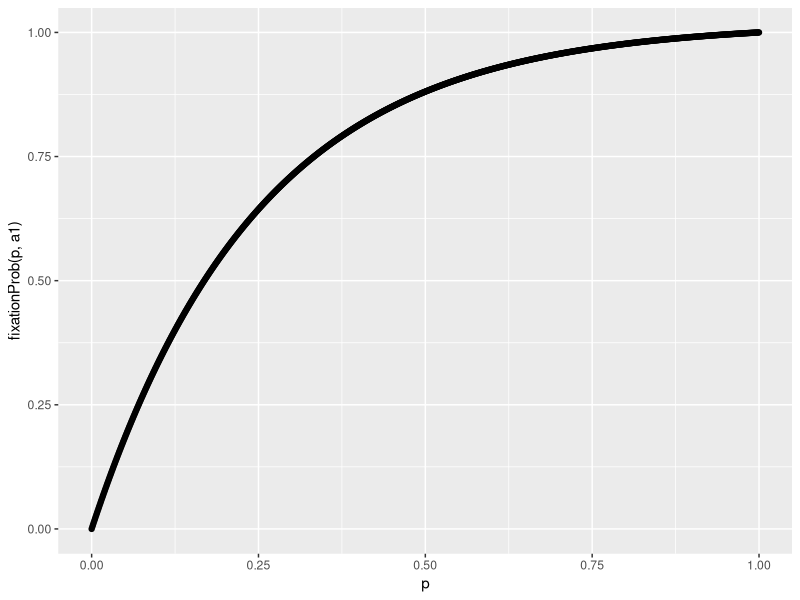
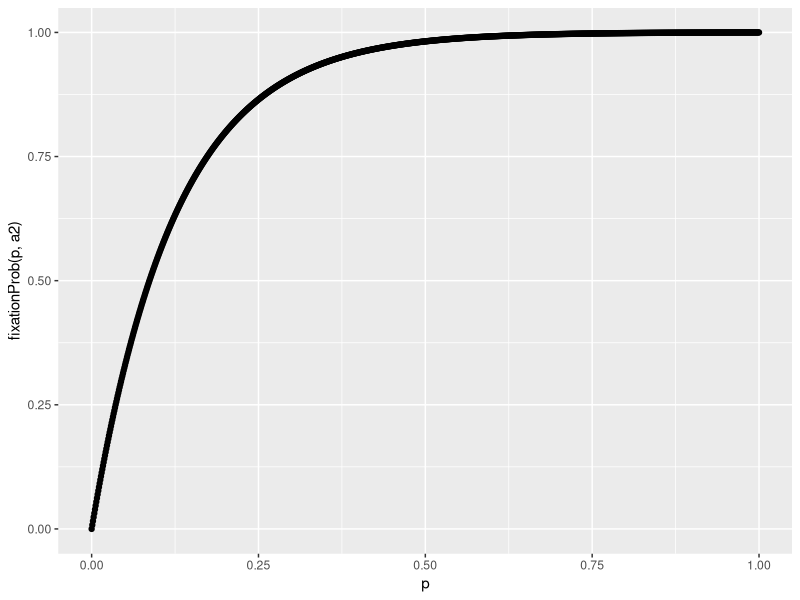
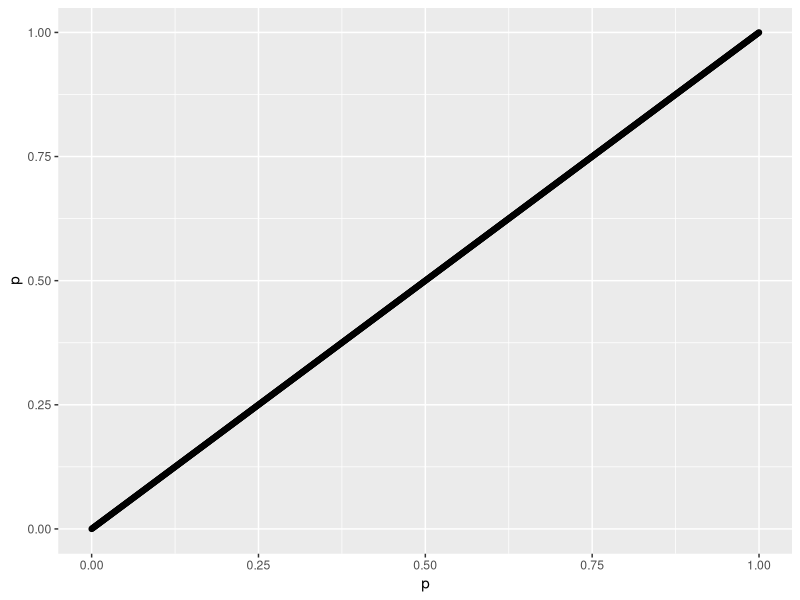
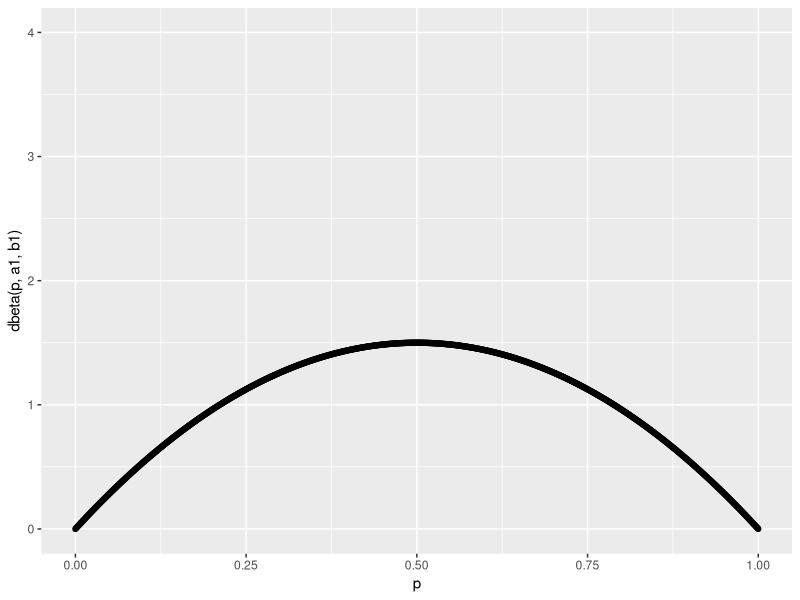
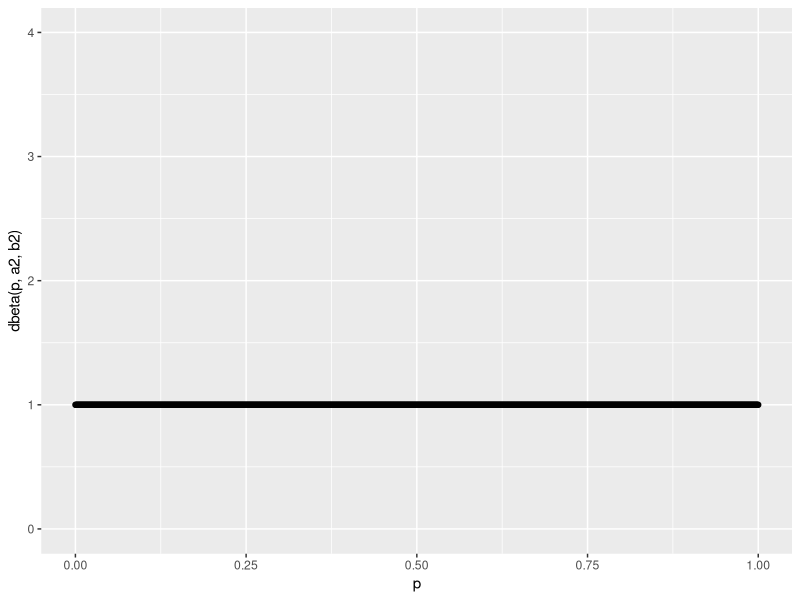
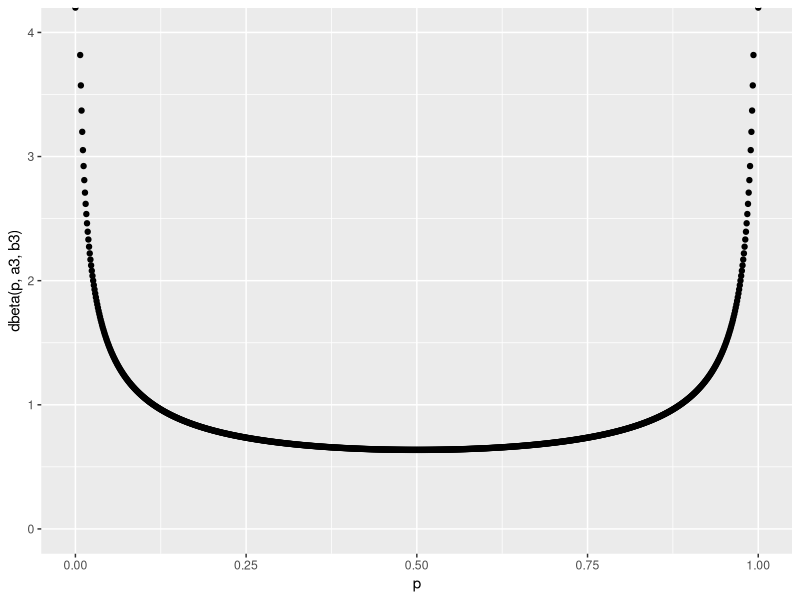
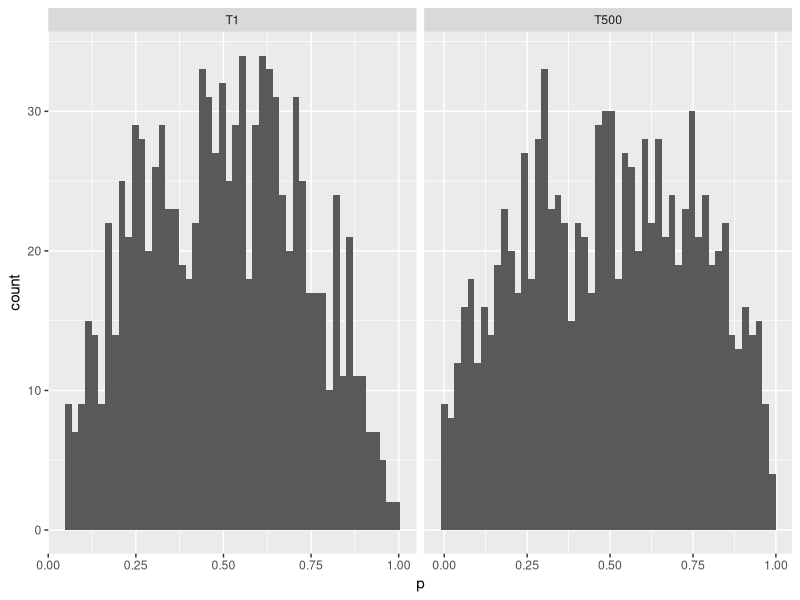
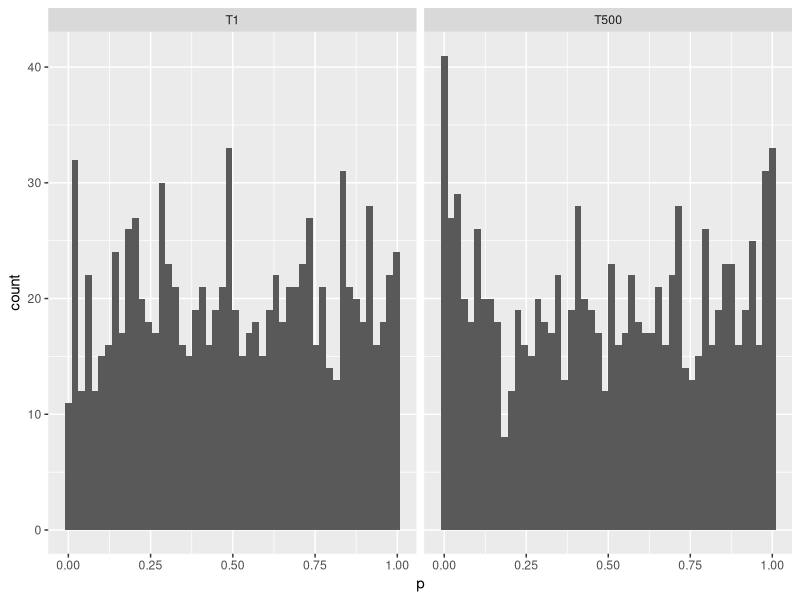

The R script that drew these images, in order:
## ---- chunk 1
library(ggplot2)
library(dplyr)
library(tidyr)

set.seed(10)
## ---- chunk 2
getNextGenSelection <- function(p, popsize, s) {
  psi <- (1+s)*p/(s*p+1) # adjust p by selection coefficent
  return(rbinom(length(p), popsize, psi)/popsize)
}

makeWFSelection <- function(p, s, ngenerations, popsize, reps) {
  pop <- matrix(0, nrow=reps, ncol=ngenerations)
  pop[,1] <- rep(p, reps)

  for (i in 2:ngenerations) {
    pop[,i] <- getNextGenSelection(pop[,i-1], popsize, s)
  }
  return(pop)
}
## ---- chunk 3
N <- 2000
reps <- 1000
ngenerations <- 20000
s1 <- .0005
s2 <- .001
p <- .2
## ---- chunk 4
# simulate populations
wfpop1 <- makeWFSelection(p, s1, ngenerations, 2*N, reps)
wfpop2 <- makeWFSelection(p, s2, ngenerations, 2*N, reps)
## ---- chunk 5
mean(wfpop1[,ngenerations] == 1)
mean(wfpop2[,ngenerations] == 1)
## ---- chunk 6
fixationProb <- function(x, a) {
  return( (1-exp(-2*a*x))/(1-exp(-2*a)) )
}
## ---- chunk 7
N <- 2000
s1 <- .0005
s2 <- .001

a1 <- 2*N*s1
a2 <- 2*N*s2
p <- seq(0,1,.001)
## ---- chunk 8
qplot(p, fixationProb(p, a1))
qplot(p, fixationProb(p, a2))
qplot(p, p)
## ---- chunk 9
fixationProb(.2, a1)
fixationProb(.2, a2)
## ---- chunk 10
N <- 2500
u1 <- .0002
v1 <- .0002
u2 <- .0001
v2 <- .0001
u3 <- .00005
v3 <- .00005

p <- seq(0,1,.001)
## ---- chunk 11
a1 <- 4*N*u1
b1 <- 4*N*v1
qplot(p, dbeta(p, a1, b1), ylim=c(0,4))

a2 <- 4*N*u2
b2 <- 4*N*v2
qplot(p, dbeta(p, a2, b2), ylim=c(0,4))

a3 <- 4*N*u3
b3 <- 4*N*v3
qplot(p, dbeta(p, a3, b3), ylim=c(0,4))
## ---- chunk 12
getNextGenMutation <- function(p, popsize, u, v) {
  psi <- p - p*u + (1-p)*v # adjust p by mutation rate
  return(rbinom(length(p), popsize, psi)/popsize)
}

makeWFMutation <- function(p, u, v, ngenerations, popsize, reps) {
  pop <- matrix(0, nrow=reps, ncol=ngenerations)
  a <- 4*popsize*u
  b <- 4*popsize*v
  pop[,1] <- rbeta(reps, a, b)

  for (i in 2:ngenerations) {
    pop[,i] <- getNextGenMutation(pop[,i-1], popsize, u, v)
  }
  return(pop)
}
## ---- chunk 13
ngenerations <- 500
reps <- 1000

wf_m1 <- makeWFMutation(p, u1, v1, ngenerations, N, reps)
wf_m2 <- makeWFMutation(p, u2, v2, ngenerations, N, reps)
wf_m3 <- makeWFMutation(p, u3, v3, ngenerations, N, reps)
## ---- chunk 14
header <- paste('T', seq(1,ngenerations), sep='')

colnames(wf_m1) <- header
wf_m1 <- tbl_df(wf_m1)

colnames(wf_m2) <- header
wf_m2 <- tbl_df(wf_m2)

colnames(wf_m3) <- header
wf_m3 <- tbl_df(wf_m3)
## ---- chunk 15
wf_m1 %>% select(T1, T500) %>%
  gather(Generation, p) %>%
  ggplot() + aes(x=p) + facet_grid(.~Generation, scales='free') + geom_histogram(bins=50)

wf_m2 %>% select(T1, T500) %>%
  gather(Generation, p) %>%
  ggplot() + aes(x=p) + facet_grid(.~Generation, scales='free') + geom_histogram(bins=50)

wf_m3 %>% select(T1, T500) %>%
  gather(Generation, p) %>%
  ggplot() + aes(x=p) + facet_grid(.~Generation, scales='free') + geom_histogram(bins=50)
